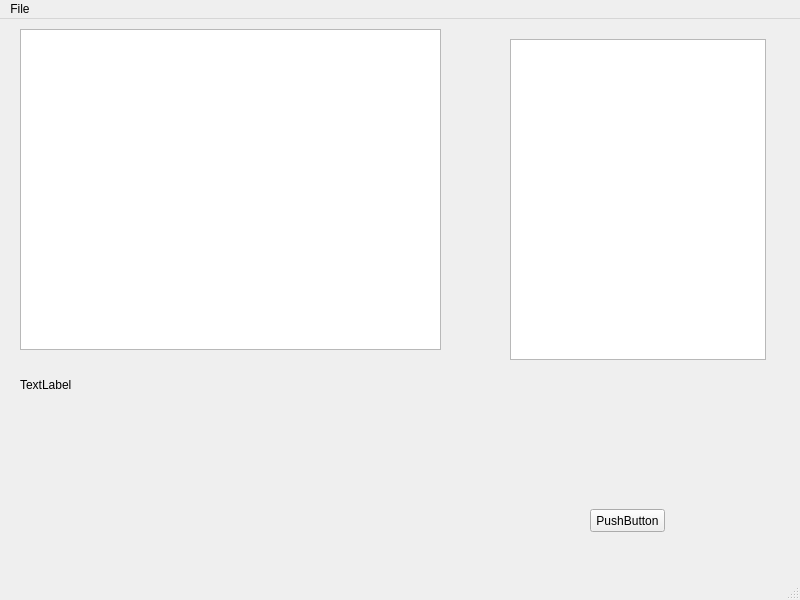
<?xml version="1.0" encoding="UTF-8"?>
<ui version="4.0">
 <class>MainWindow</class>
 <widget class="QMainWindow" name="MainWindow">
  <property name="geometry">
   <rect>
    <x>0</x>
    <y>0</y>
    <width>800</width>
    <height>600</height>
   </rect>
  </property>
  <property name="windowTitle">
   <string>MainWindow</string>
  </property>
  <widget class="QWidget" name="centralwidget">
   <widget class="QPushButton" name="pushButton">
    <property name="geometry">
     <rect>
      <x>590</x>
      <y>490</y>
      <width>75</width>
      <height>23</height>
     </rect>
    </property>
    <property name="text">
     <string>PushButton</string>
    </property>
   </widget>
   <widget class="QListView" name="listView">
    <property name="geometry">
     <rect>
      <x>20</x>
      <y>10</y>
      <width>421</width>
      <height>321</height>
     </rect>
    </property>
    <property name="styleSheet">
     <string notr="true">font: 75 italic 9pt &quot;Agency FB&quot;;</string>
    </property>
   </widget>
   <widget class="QTableWidget" name="tableWidget">
    <property name="geometry">
     <rect>
      <x>510</x>
      <y>20</y>
      <width>256</width>
      <height>321</height>
     </rect>
    </property>
   </widget>
   <widget class="QLabel" name="label">
    <property name="geometry">
     <rect>
      <x>20</x>
      <y>350</y>
      <width>141</width>
      <height>31</height>
     </rect>
    </property>
    <property name="text">
     <string>TextLabel</string>
    </property>
   </widget>
  </widget>
  <widget class="QStatusBar" name="statusbar"/>
  <widget class="QMenuBar" name="menuBar">
   <property name="geometry">
    <rect>
     <x>0</x>
     <y>0</y>
     <width>800</width>
     <height>22</height>
    </rect>
   </property>
   <widget class="QMenu" name="menuFile">
    <property name="title">
     <string>File</string>
    </property>
    <addaction name="actionSave"/>
   </widget>
   <addaction name="menuFile"/>
  </widget>
  <action name="actionSave">
   <property name="text">
    <string>Save</string>
   </property>
  </action>
 </widget>
 <resources/>
 <connections/>
</ui>
